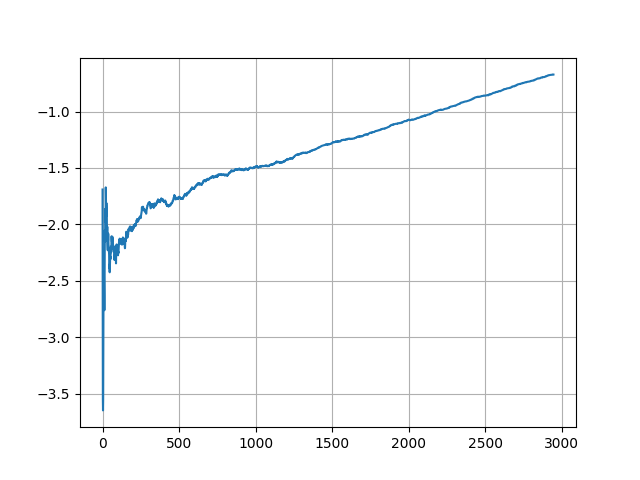

Write the Python code that produced this figure.
import gymnasium as gym
import capsule2d
from collections import namedtuple
from pathlib import Path

import numpy as np
import jax
import jax.numpy as jnp
from flax import nnx
import optax
import orbax.checkpoint as ocp

from tensorflow_probability.substrates import jax as tfp
import matplotlib.pyplot as plt
from scipy.signal import lfilter


ReplayBuffer = namedtuple("ReplayBuffer", "observations actions rewards step_returns")
ExperienceBatch = namedtuple("ExperienceBatch", "obs act ret")


class VPGBuffer(ReplayBuffer):
    def store_step(self, obs, act, rew):
        self.observations.append(obs)
        self.actions.append(act)
        self.rewards.append(rew)

    def wrapup_episode(self, len_episode, discount=0.98):
        # self.step_returns.extend([sum(self.rewards[-len_episode:])] * len_episode)
        rev_ep_rews = self.rewards[-len_episode:][::-1]  # reversed episodic rewards
        drtg = lfilter([1], [1, -discount], rev_ep_rews)[::-1]  # discounted return togo
        self.step_returns.extend(drtg.tolist())

    def extract_experience(self):
        observations_batch = jnp.array(self.observations)
        actions_batch = jnp.array(self.actions)
        returns_batch = jnp.array(self.step_returns)

        experience_batch = ExperienceBatch(
            observations_batch, actions_batch, returns_batch
        )

        return experience_batch


class PolicyNet(nnx.Module):
    """A simple fully-connected Neural Network model"""

    def __init__(self, *, rngs: nnx.Rngs):
        self.linear1 = nnx.Linear(3, 32, rngs=rngs)  # 3-dim obspace
        self.linear2 = nnx.Linear(32, 32, rngs=rngs)
        self.linear3 = nnx.Linear(32, 4, rngs=rngs)  # 4 discrete actions

    def __call__(self, x):
        x = nnx.relu(self.linear1(x))  # 1st layer
        x = nnx.relu(self.linear2(x))  # 1st layer
        y = self.linear3(x)  # 1st layer
        return y


@nnx.jit
def make_decision(rngs: nnx.Rngs, model: PolicyNet, obs: np.ndarray):
    log_probs = nnx.log_softmax(model(obs))  # policy: log(pi(a|s))
    distribution = tfp.distributions.Categorical(logits=log_probs)
    sampled_action = distribution.sample(seed=rngs)
    # log_prob_as = distribution.log_prob(sampled_action)
    return sampled_action, log_probs


@nnx.jit
def objective_fn(actor: PolicyNet, experience_batch: ExperienceBatch):
    log_prob_batch = nnx.log_softmax(actor(experience_batch.obs))
    cat_distr_batch = tfp.distributions.Categorical(logits=log_prob_batch)
    logpa_batch = cat_distr_batch.log_prob(experience_batch.act)
    objective_batch = experience_batch.ret * logpa_batch  # NOT expected return

    return -objective_batch.mean()


@nnx.jit
def update_params(actor, optimizer, experience_batch):
    grad_fn = nnx.value_and_grad(objective_fn)
    objective, grads = grad_fn(actor, experience_batch)
    optimizer.update(grads)  # In-place updates.


# SETUP
env = gym.make("CapsuleBreaker-v0", render_mode="rgb_array")
last_obs, _ = env.reset(options="random")
prng_keys = nnx.Rngs(25)
buffer = VPGBuffer([], [], [], [])
actor = PolicyNet(rngs=prng_keys)
optimizer = nnx.Optimizer(actor, optax.adamw(3e-4))
max_epochs = 256
num_episodes, num_steps = 0, 0
len_episode = 0
episode_return = 0.0
deposit_return, average_return = [], []


# LOOP
for e in range(max_epochs):
    for st in range(11 * env.spec.max_episode_steps):  # at least 10 finished episodes
        # act = env.action_space.sample()
        act, _ = make_decision(prng_keys, actor, last_obs)
        # print(act, logp)
        next_obs, rew, term, trunc, info = env.step(int(act))
        # Step statistics
        # print("\n")
        # print(f"last observation: {last_obs}")
        # print(f"action: {act}")
        # print(f"next observation: {next_obs}")
        # print(f"reward: {rew}")
        # print(f"episode terminated: {term}")
        # print(f"episode truncated: {trunc}")
        # print(f"info: {info}")
        # print("\n")
        buffer.store_step(last_obs, act, rew)
        episode_return += rew
        num_steps += 1
        len_episode += 1
        last_obs = next_obs
        if term or trunc:
            buffer.wrapup_episode(len_episode)
            # Episode statistics
            num_episodes += 1
            deposit_return.append(episode_return)
            average_return.append(sum(deposit_return) / len(deposit_return))
            print(
                f"\n---\nepisode: {num_episodes}, length: {len_episode}, return: {episode_return}\n---\n"
            )
            # Reset episode
            len_episode, episode_return = 0, 0
            last_obs, _ = env.reset(options="random")
            if st > 10 * env.spec.max_episode_steps:  # finish last episode
                break
    # Epoch statistics
    print(
        f"\n===\nepoch {e + 1} \n\ttotal steps: {num_steps}\n\taveraged return: {average_return[-1]}\n==="
    )
    # Update actor
    experience_batch = buffer.extract_experience()
    # exp_ret = objective_fn(actor, experience_batch)
    update_params(actor, optimizer, experience_batch)
    buffer = VPGBuffer([], [], [], [])


plt.plot(average_return)
# plt.ylim(-500, -100)
# plt.yticks(np.arange(-500, -100, 50))
plt.grid(visible=True)
plt.savefig(Path(__file__).parent.joinpath("vpg_discrete.png"))


# VALIDATION
input("Press any key to evaluate agent")
env = gym.make("CapsuleBreaker-v0", render_mode="human")
last_obs, _ = env.reset()
episode_return = 0.0
term, trunc = False, False
for _ in range(env.spec.max_episode_steps):
    act_sample, log_probs = make_decision(prng_keys, actor, last_obs)
    # next_obs, rew, term, trunc, _ = env.step(np.array(log_probs.argmax()))
    next_obs, rew, term, trunc, _ = env.step(int(act_sample))
    episode_return += rew
    last_obs = next_obs
    if term or trunc:
        print(f"\n---return: {episode_return}---\n")
        break
